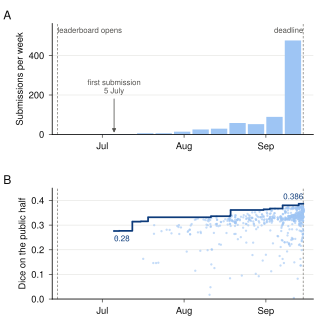

Recreate this plot in Python.
"""Submissions over the development phase (participation figure): scored submissions per week and the
best public-split Dice over time. Reads data/submission_timeline.csv (written by paper/analysis/submission_timeline.py)."""
import os, csv, json, datetime as dt
import numpy as np
import matplotlib; matplotlib.use("Agg")
import matplotlib.pyplot as plt
import matplotlib.dates as mdates

HERE = os.path.dirname(os.path.abspath(__file__))
FOCAL, LIGHT, DEEP, INK, INK2, MUTED, GRID = "#2a78d6", "#9ec5f4", "#0d3b7a", "#0b0b0b", "#52514e", "#8a8984", "#e6e6e3"
plt.rcParams.update({"font.family": "sans-serif", "font.sans-serif": ["Helvetica", "Arial", "DejaVu Sans"], "font.size": 7,
                     "pdf.fonttype": 42, "svg.fonttype": "none", "axes.linewidth": 0.6, "xtick.major.width": 0.6,
                     "ytick.major.width": 0.6, "xtick.major.size": 2.5, "ytick.major.size": 2.5})
rows = list(csv.DictReader(open(os.path.join(HERE, "data", "submission_timeline.csv"))))
P = lambda s: dt.datetime.fromisoformat(s.replace("Z", "+00:00")).replace(tzinfo=None)      # UTC, naive
subs = sorted((P(r["created_at"]), float(r["public_dice"])) for r in rows)
DEADLINE = dt.datetime(2026, 9, 15, 3, 59)       # 14 September 2026, 11:59 PM ET, in UTC
OPEN = dt.datetime(2026, 6, 14)
# seven-day windows counted back from the deadline, so the last bar is the final week before it
weeks = [DEADLINE - dt.timedelta(days=7 * k) for k in range(14, 0, -1)]
cnt = [sum(1 for t, _ in subs if wk <= t < wk + dt.timedelta(days=7)) for wk in weeks]
assert sum(cnt) == len(subs), (sum(cnt), len(subs))
best_t, best_v, cur = [], [], 0.0
for t, v in subs:
    if v > cur: cur = v; best_t.append(t); best_v.append(v)
best_t.append(DEADLINE); best_v.append(cur)
last14 = sum(1 for t, _ in subs if t >= DEADLINE - dt.timedelta(days=14))
stats = {"n": len(subs), "first_date": subs[0][0].date().isoformat(), "first_public_dice": subs[0][1], "best_public_dice": cur,
         "best_reached": best_t[-2].date().isoformat(), "weekly": cnt, "weekly_sum": sum(cnt), "last_14_days": last14, "last_14_days_share": last14 / len(subs),
         "max_week": max(cnt)}
json.dump(stats, open(os.path.join(HERE, "..", "analysis", "submission_timeline_stats.json"), "w"), indent=1)

fig = plt.figure(figsize=(3.4, 3.5))
axA = fig.add_axes([0.16, 0.60, 0.80, 0.33]); axB = fig.add_axes([0.16, 0.11, 0.80, 0.33])
axA.bar(weeks, cnt, width=6.2, align="edge", color=LIGHT, edgecolor="none", zorder=2)
axA.set_ylabel("Submissions per week", color=INK, labelpad=3); axA.set_ylim(0, max(cnt) * 1.18); axA.set_yticks([0, 200, 400])
axB.scatter([t for t, _ in subs], [v for _, v in subs], s=3, color=LIGHT, alpha=0.6, linewidths=0, zorder=2)
axB.step(best_t, best_v, where="post", color=DEEP, linewidth=1.3, zorder=3)
axB.set_ylabel("Dice on the public half", color=INK, labelpad=3); axB.set_ylim(0, 0.45); axB.set_yticks([0, 0.1, 0.2, 0.3, 0.4])
axB.text(best_t[-1], best_v[-1] + 0.012, f"{best_v[-1]:.3f} ", fontsize=6, color=DEEP, ha="right", va="bottom")
axB.text(best_t[0], best_v[0] - 0.018, f" {best_v[0]:.2f}", fontsize=6, color=DEEP, ha="left", va="top")
xlim = (dt.datetime(2026, 6, 12), dt.datetime(2026, 9, 19))
for a in (axA, axB):
    a.set_xlim(*xlim); a.xaxis.set_major_locator(mdates.MonthLocator()); a.xaxis.set_major_formatter(mdates.DateFormatter("%b"))
    a.tick_params(colors=INK2, labelcolor=INK); a.yaxis.grid(True, color=GRID, linewidth=0.5); a.set_axisbelow(True)
    for sp in ("top", "right"): a.spines[sp].set_visible(False)
    a.axvline(DEADLINE, color=MUTED, linewidth=0.6, linestyle=(0, (3, 2)), zorder=1)
    a.axvline(OPEN, color=MUTED, linewidth=0.6, linestyle=(0, (3, 2)), zorder=1)
axA.text(OPEN, max(cnt) * 1.14, " leaderboard opens", fontsize=5.8, color=INK2, ha="left", va="top")
axA.text(DEADLINE, max(cnt) * 1.14, "deadline ", fontsize=5.8, color=INK2, ha="right", va="top")
first_t = subs[0][0]
axA.annotate("first submission\n" + first_t.strftime("%-d %B"), xy=(first_t, 2), xytext=(first_t, max(cnt) * 0.42),
             ha="center", va="bottom", fontsize=5.8, color=INK2,
             arrowprops=dict(arrowstyle="-|>", color=INK2, linewidth=0.6, mutation_scale=6, shrinkA=1, shrinkB=1))
for a, letter in ((axA, "A"), (axB, "B")):
    fig.text(0.01, a.get_position().y1 + 0.005, letter, fontsize=9, color=INK, ha="left", va="bottom")
for ext in ("pdf", "svg"): fig.savefig(os.path.join(HERE, f"fig_timeline.{ext}"))
fig.savefig(os.path.join(HERE, "fig_timeline_preview.png"), dpi=220)
print(json.dumps(stats))
